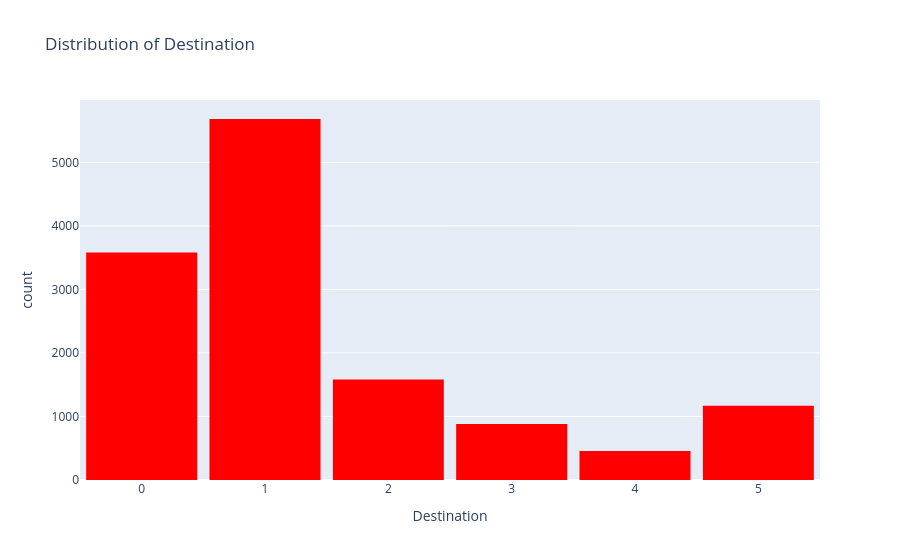

Notebook source saved alongside this figure:
### Code cell
fig = px.histogram(final_df,
                   x="Destination",
                   # marginal="box",
                   color_discrete_sequence=["red"],
                   title="Distribution of Destination")
fig.update_layout(bargap=0.1)
fig.show()

### Figure 1 — Plotly figure (JSON) as saved in the notebook; plotly's stock layout.template omitted (floating-point values rounded to 4 significant figures; data arrays with more than 128 entries replaced by an {"elided": "..."} marker saying what was removed)
{"data": [{"alignmentgroup": "True", "bingroup": "x", "hovertemplate": "Destination=%{x}<br>count=%{y}<extra></extra>", "legendgroup": "", "marker": {"color": "red", "pattern": {"shape": ""}}, "name": "", "offsetgroup": "", "orientation": "v", "showlegend": false, "type": "histogram", "x": {"elided": "13352 int values"}, "xaxis": "x", "yaxis": "y"}], "layout": {"autosize": true, "bargap": 0.1, "barmode": "relative", "legend": {"tracegroupgap": 0}, "title": {"text": "Distribution of Destination"}, "xaxis": {"anchor": "y", "autorange": true, "domain": [0, 1], "range": [-0.5, 5.5], "title": {"text": "Destination"}, "type": "linear"}, "yaxis": {"anchor": "x", "autorange": true, "domain": [0, 1], "range": [0, 5981.0], "title": {"text": "count"}}}}
